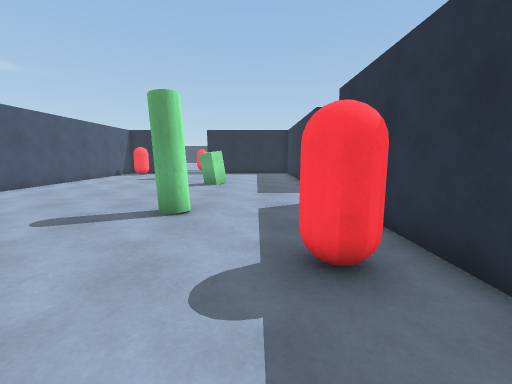
view 1 (above)

16 first-person views from a walk through a 3-D level made in the Unity game engine. The camera is 1.3 m above the floor, tilts 8° down and sees 90° across. The floor is counted in squares, 1 m on a side. Each view is taken from the middle of a square. On the plan, view 1 faces up. The plan holds only what a view shows up to about 13 squares ahead; the rest is blank. The place goes on beyond the plan.

view 2
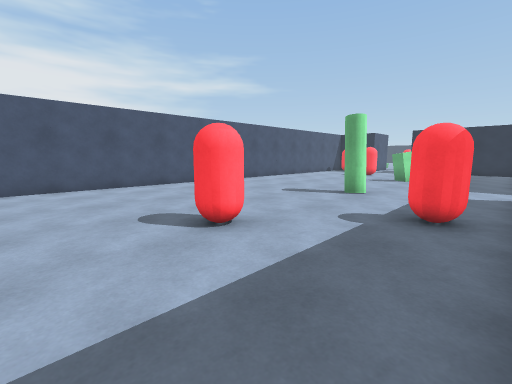

view 3
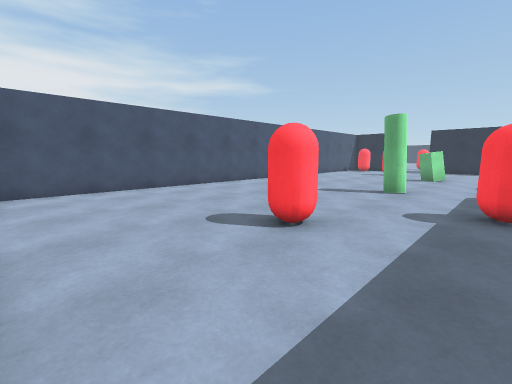

view 4
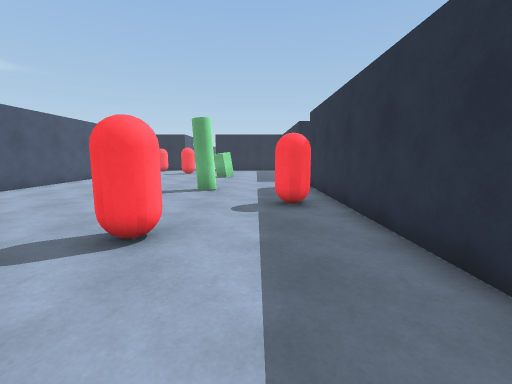

view 5
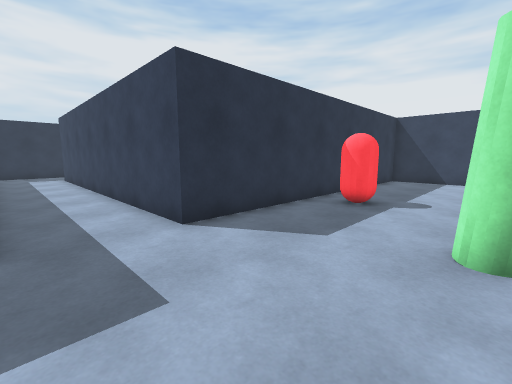

view 6
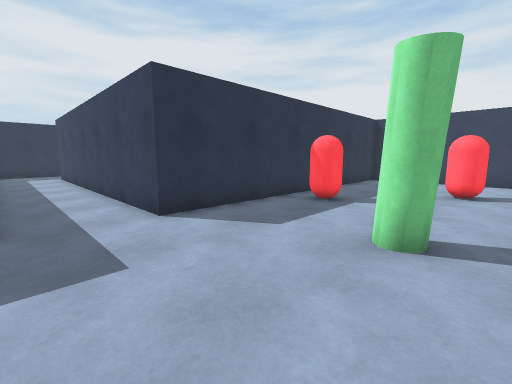

view 7
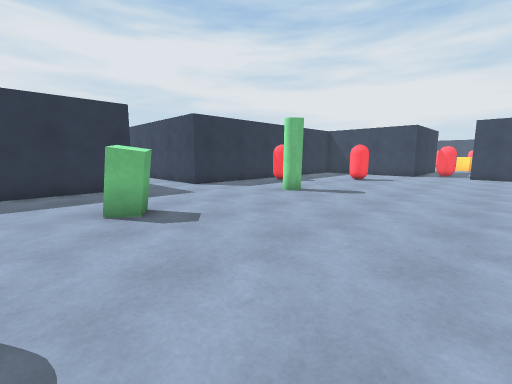

view 8
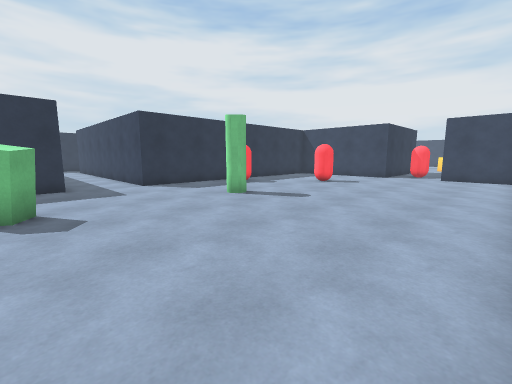

view 9
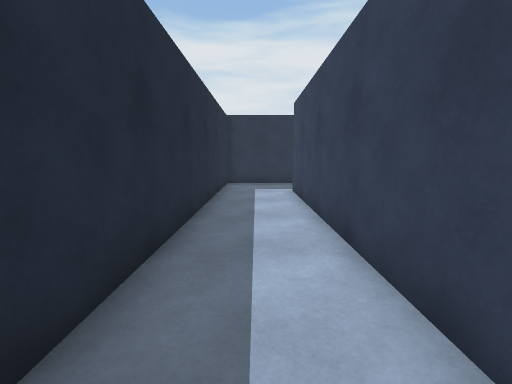

view 10
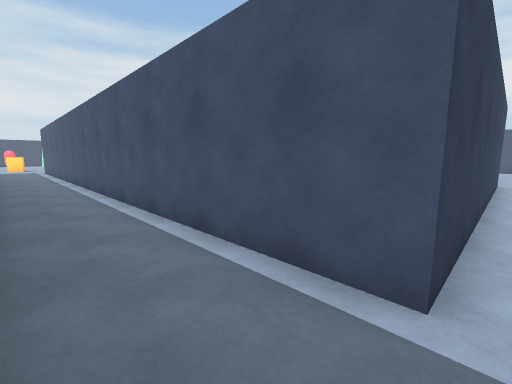

view 11
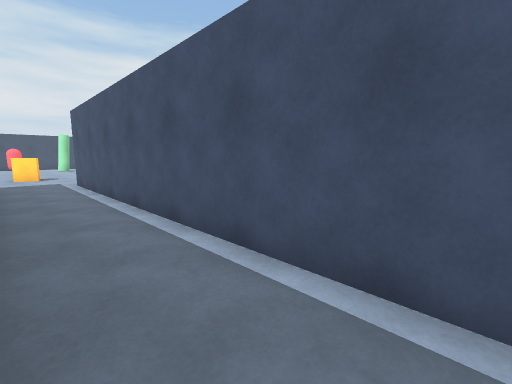

view 12
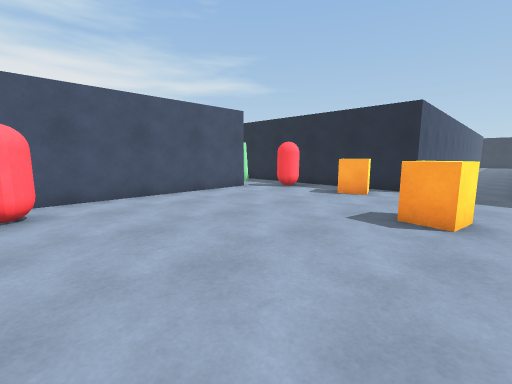

view 13
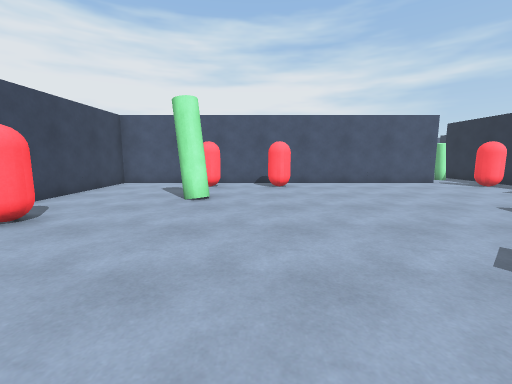

view 14
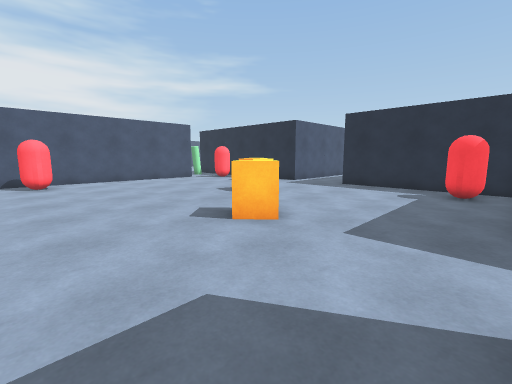

view 15
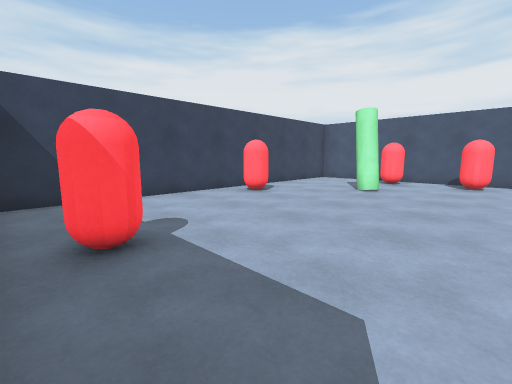

view 16
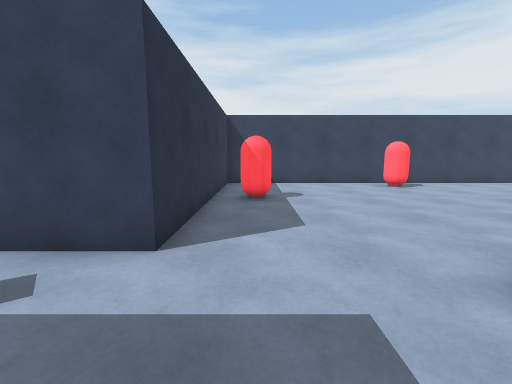

### Floor plan
Points are (right, up) in squares from view 1. A wall is a line through its corners. A room is listed if a view was taken in it or the views show most of it. See-through windows are left out.
Room 1 (views 1, 2, 3, 4, 5, 6, 7, 8, 9, 10)
walls: (2.4, 10.2) (2.4, 14.1); (-1.5, 12.1) (-1.9, 11.5) (-2.5, 11.9) (-2.1, 12.5); (-3, -4.4) (2.4, -4.4) (2.4, 7.6) (14.6, 7.6); (-9.4, 13.2) (-9.4, -4.1); (-9, -4.4) (-6.8, -4.4); (17.4, 7.1) (17.4, 10.4) (6.2, 10.4)
ways out: opening at (16, 8) to room 2
objects: other object (-2, 0); other object (1, 3)
Room 2 (views 11, 12, 13, 14, 15, 16)
walls: (8.6, -19.2) (8.6, -29.9); (23, -16.6) (17.4, -16.6); (13.5, -29.9) (13.3, -30.3); (8.6, -31.6) (8.6, -34.4) (23.4, -34.4) (23.4, -25.4) (25.5, -25.4); (14.6, 7.6) (14.6, -16.6) (9.1, -16.6)
ways out: opening at (16, 8) to room 1; opening at (8.7, -18)
objects: other object (10, -30); other object (10, -27); other object (10, -18); other object (13, -18); other object (16, -33); other object (16, -21); other object (19, -24); other object (22, -30); other object (22, -18)

Where each view was taken, in squares from view 1:
view 1: 0 up, 0 right, facing up
view 2: 3 down, 2 right, facing up-left
view 3: 4 down, 1 right, facing up-left
view 4: 4 down, 0 right, facing up
view 5: 10 up, 2 left, facing down-right
view 6: 10 up, 3 left, facing down-right
view 7: 14 up, 8 left, facing down-right
view 8: 12 up, 9 left, facing down-right
view 9: 9 up, 5 right, facing right
view 10: 8 up, 17 right, facing down-left
view 11: 3 down, 17 right, facing down-left
view 12: 27 down, 17 right, facing up-left
view 13: 28 down, 21 right, facing left
view 14: 28 down, 23 right, facing up-left
view 15: 26 down, 23 right, facing down-left
view 16: 22 down, 22 right, facing down
